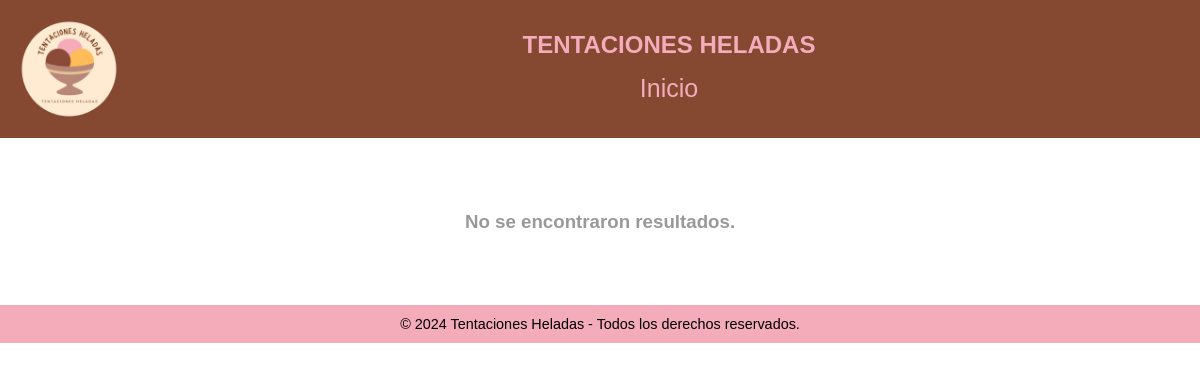
Page /admin/ventas.php on the earlier database version.
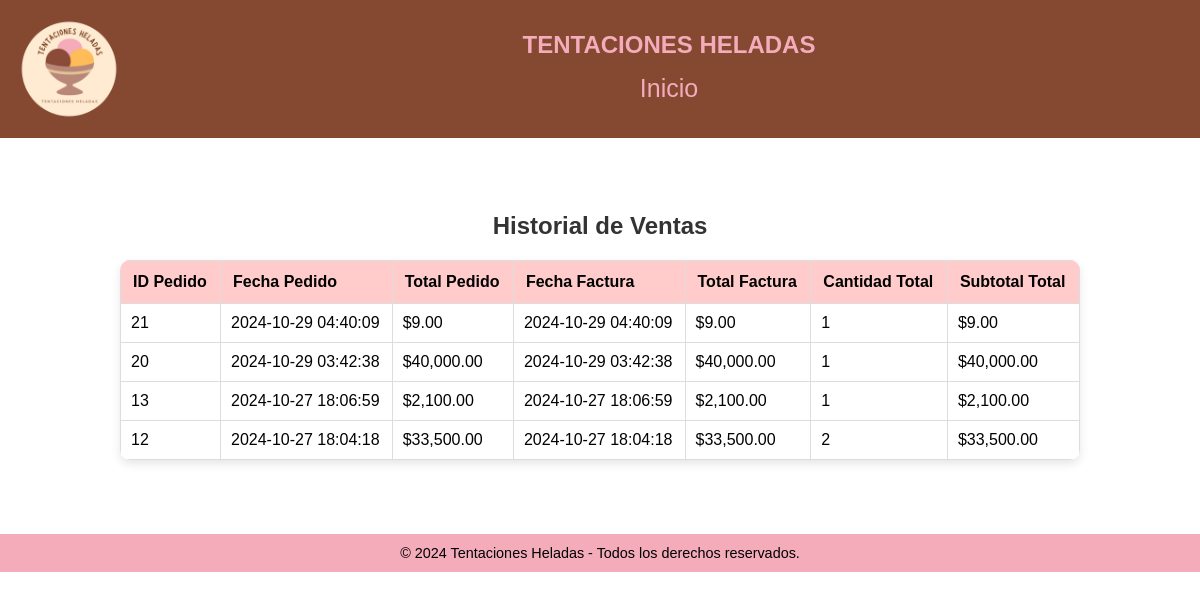
Same page on the later database version.
### tables this page shows
CREATE TABLE `pedidos` (
  `ID` int(11) NOT NULL,
  `cliente_id` int(11) DEFAULT NULL,
  `fecha_pedido` datetime DEFAULT NULL,
  `total` decimal(10,2) DEFAULT NULL,
  `estado` enum('en preparación','listo','entregado') DEFAULT NULL
);

### admin/ventas.php (the view, shortened to what this page needs)
<!DOCTYPE html>
<html lang="en">
<head>
</head>
<body>
<header>
    <div class="header-left">
            <img class="logo" src="../img/logo.png"   alt="logo">
            <div class="header-info">
                <h1>TENTACIONES HELADAS</h1>
                    <div class="nav-links" class="dropdown">
                        <a class="grande" href="index-admin.php">Inicio</a>
                    </div>
        </div>
    </header>
<br><br><br>
    <?php
include('../db.php');
$historial = mysqli_query($conn, "
    SELECT
        p.ID AS pedido_id,
        p.fecha_pedido,
        p.total AS total_pedido,
        f.fecha_emision,  -- Cambia 'emisión' a 'emision' si es necesario
        f.total AS total_factura,
        SUM(dp.cantidad) AS cantidad_total,
        SUM(dp.subtotal) AS subtotal_total
    FROM
        pedidos p
    JOIN
        detalle_pedido dp ON p.ID = dp.pedido_id
    JOIN
        facturas f ON p.ID = f.pedido_id
    GROUP BY
        p.ID, f.fecha_emision
    ORDER BY
        p.fecha_pedido DESC
");
if ($historial && mysqli_num_rows($historial) > 0) {
    echo "<h2 style='text-align:center; font-family: Arial, sans-serif; color: #333;'>Historial de Ventas</h2>";
    echo "<table style='width: 80%; margin: 20px auto; border-collapse: collapse; border-radius: 10px; overflow: hidden; box-shadow: 0 4px 10px rgba(0, 0, 0, 0.1);'>";
    echo "<tr style='background-color: #ffcccb;'>
            <th style='padding: 12px; border: 1px solid #ddd; text-align: left; font-weight: bold; font-family: Arial, sans-serif;'>ID Pedido</th>
            <th style='padding: 12px; border: 1px solid #ddd; text-align: left; font-weight: bold; font-family: Arial, sans-serif;'>Fecha Pedido</th>
            <th style='padding: 12px; border: 1px solid #ddd; text-align: left; font-weight: bold; font-family: Arial, sans-serif;'>Total Pedido</th>
            <th style='padding: 12px; border: 1px solid #ddd; text-align: left; font-weight: bold; font-family: Arial, sans-serif;'>Fecha Factura</th>
            <th style='padding: 12px; border: 1px solid #ddd; text-align: left; font-weight: bold; font-family: Arial, sans-serif;'>Total Factura</th>
            <th style='padding: 12px; border: 1px solid #ddd; text-align: left; font-weight: bold; font-family: Arial, sans-serif;'>Cantidad Total</th>
            <th style='padding: 12px; border: 1px solid #ddd; text-align: left; font-weight: bold; font-family: Arial, sans-serif;'>Subtotal Total</th>
          </tr>";
    while ($row = mysqli_fetch_assoc($historial)) {
        echo "<tr style='background-color: #ffffff;'>
                <td style='padding: 10px; border: 1px solid #ddd; font-family: Arial, sans-serif;'>{$row['pedido_id']}</td>
                <td style='padding: 10px; border: 1px solid #ddd; font-family: Arial, sans-serif;'>{$row['fecha_pedido']}</td>
                <td style='padding: 10px; border: 1px solid #ddd; font-family: Arial, sans-serif;'>$" . number_format($row['total_pedido'], 2) . "</td>
                <td style='padding: 10px; border: 1px solid #ddd; font-family: Arial, sans-serif;'>" . (isset($row['fecha_emision']) ? $row['fecha_emision'] : 'No disponible') . "</td>
                <td style='padding: 10px; border: 1px solid #ddd; font-family: Arial, sans-serif;'>$" . number_format($row['total_factura'], 2) . "</td>
                <td style='padding: 10px; border: 1px solid #ddd; font-family: Arial, sans-serif;'>{$row['cantidad_total']}</td>
                <td style='padding: 10px; border: 1px solid #ddd; font-family: Arial, sans-serif;'>$" . number_format($row['subtotal_total'], 2) . "</td>
              </tr>";
    }
    echo "</table>";
} else {
    echo "<h3 style='text-align:center; font-family: Arial, sans-serif; color: #999;'>No se encontraron resultados.</h3>";
}
?>
<br><br><br>
<div class="grupo-2">
        <small>&copy; 2024 Tentaciones Heladas - Todos los derechos reservados.</small>
    </div>
</body>
</html>

Differences in the rows shown:
added pedidos: ID "21", fecha_pedido "2024-10-29 04:40:09", total "9.00", fecha_emision "2024-10-29 04:40:09", total_factura "9.00", cantidad_total "1", subtotal_total "9.00"
added pedidos: ID "20", fecha_pedido "2024-10-29 03:42:38", total "40,000.00", fecha_emision "2024-10-29 03:42:38", total_factura "40,000.00", cantidad_total "1", subtotal_total "40,000.00"
added pedidos: ID "13", fecha_pedido "2024-10-27 18:06:59", total "2,100.00", fecha_emision "2024-10-27 18:06:59", total_factura "2,100.00", cantidad_total "1", subtotal_total "2,100.00"
added pedidos: ID "12", fecha_pedido "2024-10-27 18:04:18", total "33,500.00", fecha_emision "2024-10-27 18:04:18", total_factura "33,500.00", cantidad_total "2", subtotal_total "33,500.00"
Other differences:
text no longer shown: "No se encontraron resultados."
text now shown: "Historial de Ventas ID Pedido Fecha Pedido Total Pedido Fecha Factura Total Factura Cantidad Total Subtotal Total"
